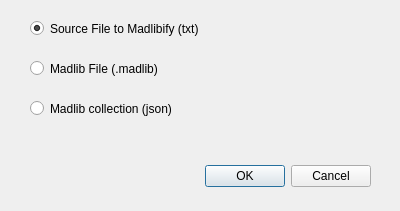
<?xml version="1.0" encoding="UTF-8"?>
<ui version="4.0">
 <class>FileTypeSelector</class>
 <widget class="QDialog" name="FileTypeSelector">
  <property name="geometry">
   <rect>
    <x>0</x>
    <y>0</y>
    <width>400</width>
    <height>211</height>
   </rect>
  </property>
  <property name="windowTitle">
   <string>Select File Type</string>
  </property>
  <widget class="QDialogButtonBox" name="buttonBox">
   <property name="geometry">
    <rect>
     <x>30</x>
     <y>160</y>
     <width>341</width>
     <height>32</height>
    </rect>
   </property>
   <property name="orientation">
    <enum>Qt::Horizontal</enum>
   </property>
   <property name="standardButtons">
    <set>QDialogButtonBox::Cancel|QDialogButtonBox::Ok</set>
   </property>
   <property name="centerButtons">
    <bool>false</bool>
   </property>
  </widget>
  <widget class="QRadioButton" name="rb_source">
   <property name="geometry">
    <rect>
     <x>30</x>
     <y>20</y>
     <width>261</width>
     <height>17</height>
    </rect>
   </property>
   <property name="text">
    <string>Source File to Madlibify (txt)</string>
   </property>
   <property name="checked">
    <bool>true</bool>
   </property>
  </widget>
  <widget class="QRadioButton" name="radioButton_2">
   <property name="geometry">
    <rect>
     <x>30</x>
     <y>60</y>
     <width>211</width>
     <height>17</height>
    </rect>
   </property>
   <property name="text">
    <string>Madlib File (.madlib)</string>
   </property>
  </widget>
  <widget class="QRadioButton" name="radioButton_3">
   <property name="geometry">
    <rect>
     <x>30</x>
     <y>100</y>
     <width>191</width>
     <height>17</height>
    </rect>
   </property>
   <property name="text">
    <string>Madlib collection (json)</string>
   </property>
  </widget>
 </widget>
 <resources/>
 <connections>
  <connection>
   <sender>buttonBox</sender>
   <signal>rejected()</signal>
   <receiver>FileTypeSelector</receiver>
   <slot>reject()</slot>
   <hints>
    <hint type="sourcelabel">
     <x>316</x>
     <y>260</y>
    </hint>
    <hint type="destinationlabel">
     <x>286</x>
     <y>274</y>
    </hint>
   </hints>
  </connection>
  <connection>
   <sender>buttonBox</sender>
   <signal>accepted()</signal>
   <receiver>FileTypeSelector</receiver>
   <slot>accept()</slot>
   <hints>
    <hint type="sourcelabel">
     <x>248</x>
     <y>254</y>
    </hint>
    <hint type="destinationlabel">
     <x>157</x>
     <y>274</y>
    </hint>
   </hints>
  </connection>
 </connections>
</ui>
